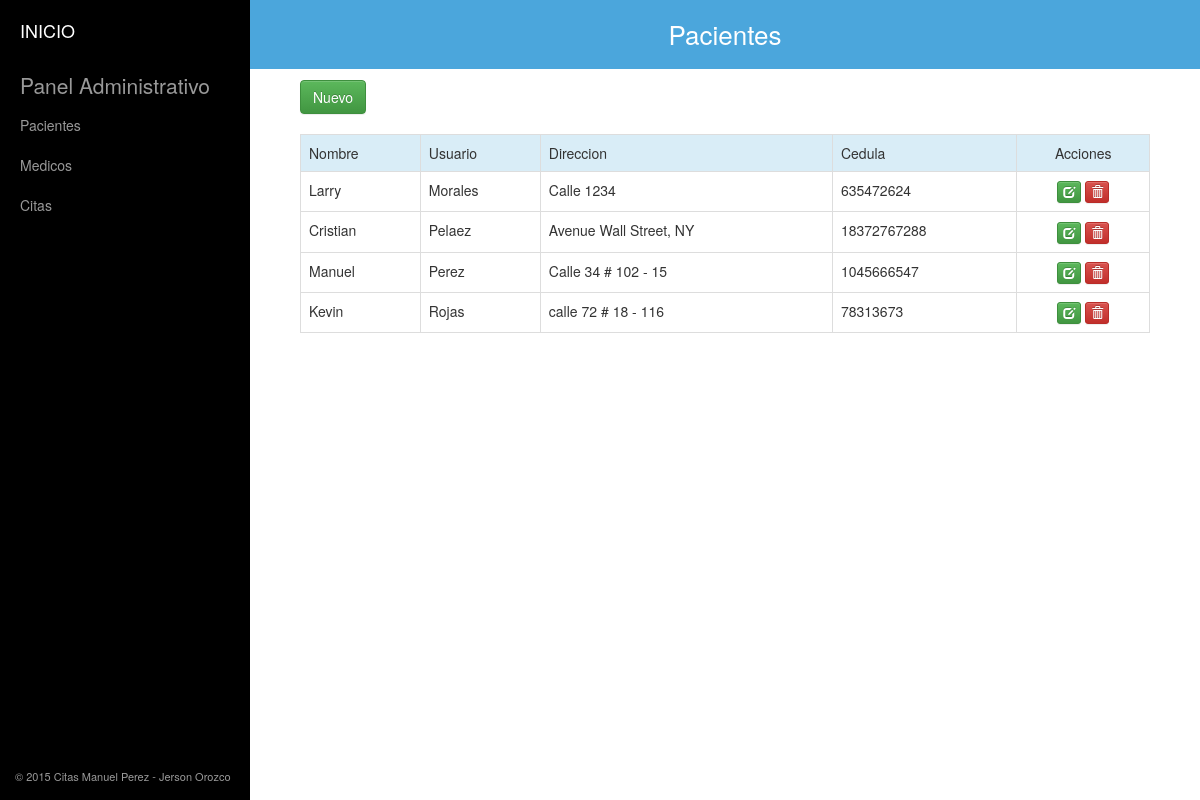
The page /index.php/pacientes on the database its author committed.
### tables this page shows
CREATE TABLE IF NOT EXISTS `pacientes` (
`id` int(11) NOT NULL,
  `nombre` varchar(255) NOT NULL,
  `apellido` varchar(255) NOT NULL,
  `direccion` varchar(255) NOT NULL,
  `cedula` varchar(255) NOT NULL
);

### application/controllers/Pacientes.php (called while the page is built, shortened)
<?php if (!defined("BASEPATH")) exit("No puede acceder directamente a este archivo");
class Pacientes extends CI_Controller {
	public function __construct(){
    $this->load->model('Pacientes_model');
  }
	public function index(){
		$pacientes = $this->Pacientes_model->listar();
		$this->load->view("templates/header", array(
			"title" => "Pacientes"
		));
		$this->load->view("pacientes/listado", array(
			"pacientes" => $pacientes
		));
		$this->load->view("templates/footer");
	}
}

### index.php (called while the page is built, shortened)
<?php
require_once BASEPATH.'core/CodeIgniter.php';

### application/models/pacientes_model.php (called while the page is built, shortened)
<?php if (!defined("BASEPATH")) exit("No puede acceder directamente a este archivo");
class Pacientes_model extends CI_Model{
  public function listar(){
		$this->db->select("id, nombre, apellido, direccion, cedula");
		$this->db->order_by("apellido ASC");
		$this->db->from("pacientes");
		$retorno = $this->db->get();
		return $retorno->result_array();
	}
}

### application/views/pacientes/listado.php (the view, shortened to what this page needs)
<div class="container">
  <a class="btn btn-success" href="<?=base_url('pacientes/crear')?>" role="button">Nuevo</a>
  <table class="table table-hover table-bordered">
    <tr class="info">
    	<td>Nombre</td>
    	<td>Usuario</td>
    	<td>Direccion</td>
      <td>Cedula</td>
    	<td>Acciones</td>
    </tr>
    <?php foreach($pacientes as $fila){ ?>
      <tr>
          <td><?php echo $fila["nombre"]; ?></td>
          <td><?php echo $fila["apellido"]; ?></td>
          <td><?php echo $fila["direccion"]; ?></td>
          <td><?php echo $fila["cedula"]; ?></td>
          <td>
            <a href="<?php echo site_url('pacientes/editar/'.$fila['id']); ?>" class="btn btn-success btn-xs">
              <span class="glyphicon glyphicon-edit" aria-hidden="true"></span>
            </a>
            <a href="<?php echo site_url('pacientes/eliminar/'.$fila['id']); ?>" class="btn btn-danger btn-xs">
              <span class="glyphicon glyphicon-trash" aria-hidden="true"></span>
            </a>
          </td>
      </tr>
    <?php } ?>
  </table>
</div>

### css/my_styles.css (style rules this page uses)
.container { width: 100%; }
table { margin: 20px 0; }
table tr td:last-child { text-align: center; }

### application/views/templates/header.php (style rules this page uses)
body, html { margin: 0px; padding: 0px; }

### rows shown on the page
pacientes: nombre "Larry", apellido "Morales", direccion "Calle 1234", cedula "635472624"
pacientes: nombre "Cristian", apellido "Pelaez", direccion "Avenue Wall Street, NY", cedula "18372767288"
pacientes: nombre "Manuel", apellido "Perez", direccion "Calle 34 # 102 - 15", cedula "1045666547"
pacientes: nombre "Kevin", apellido "Rojas", direccion "calle 72 # 18 - 116", cedula "78313673"

### other values the page prints
$title "Pacientes"
